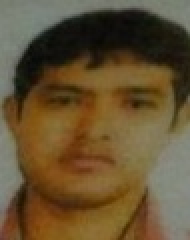
#> input picture backend/test_crop.jpg, 95 x 120 px (shown 2 times larger); its folder holds only this picture in this run
$ python -i face_matcher.py   (imports and definitions only)   (older library calls are emulated)
#> lines starting #> are read from the running program, lines starting #| are printed output that depends on the picture
#> further down, picture is the input picture: shape (120, 95, 3); mean B, G, R 49.7, 81.4, 101

"""
Biometric Face Matching & Anti-Spoofing Liveness Engine
Smart India Hackathon (SIH PS 26188 - Ministry of Home Affairs)

Features:
1. Deep Face Detection on Document Scans & Live Webcam Frames (OpenCV YuNet + Haar fallback)
2. 1:1 Biometric Verification using Deep 128-D SFace Embeddings & Cosine Distance
3. Passive Liveness & Anti-Spoofing Detection (Moiré pattern, texture frequency, color gamut)
4. Base64 Face Cropping & Normalization for UI side-by-side inspection
"""

import io
import os
import cv2
import base64
import logging
import numpy as np
from PIL import Image
from typing import Dict, Any, Optional, Tuple, List

logger = logging.getLogger(__name__)

# Model paths
MODELS_DIR = os.path.join(os.path.dirname(os.path.abspath(__file__)), "models")
YUNET_PATH = os.path.join(MODELS_DIR, "face_detection_yunet.onnx")
SFACE_PATH = os.path.join(MODELS_DIR, "face_recognition_sface.onnx")

# Global model instances
_yunet_detector = None
_sface_recognizer = None
_haar_cascade = None


def _get_haar_cascade():
    """Initializes OpenCV Haar Cascade as a lightweight fallback."""
    global _haar_cascade
    if _haar_cascade is None:
        try:
            cascade_path = cv2.data.haarcascades + "haarcascade_frontalface_default.xml"
            if os.path.exists(cascade_path):
                _haar_cascade = cv2.CascadeClassifier(cascade_path)
        except Exception as e:
            logger.warning(f"Haar cascade load error: {e}")
    return _haar_cascade


def _get_yunet_detector(img_w: int = 320, img_h: int = 320):
    """Initializes and caches OpenCV YuNet Face Detector."""
    global _yunet_detector
    if _yunet_detector is None and os.path.exists(YUNET_PATH) and os.path.getsize(YUNET_PATH) > 10000:
        try:
            _yunet_detector = cv2.FaceDetectorYN.create(
                model=YUNET_PATH,
                config="",
                input_size=(img_w, img_h),
                score_threshold=0.6,
                nms_threshold=0.3,
                top_k=5000
            )
            logger.info("YuNet Face Detector initialized.")
        except Exception as e:
            logger.warning(f"YuNet init failed: {e}")
    if _yunet_detector is not None:
        try:
            _yunet_detector.setInputSize((img_w, img_h))
        except Exception as e:
            logger.warning(f"YuNet setInputSize failed: {e}")
    return _yunet_detector


# [36 lines left out: functions _get_sface_recognizer, _bytes_to_cv2, _cv2_to_base64_jpeg, not called in this run]


def detect_face(img_bgr: np.ndarray) -> Optional[Dict[str, Any]]:
    """
    Detects the primary face in an image with memory-safe scaling.
    Returns bounding box, landmarks, aligned face crop, and confidence.
    """
    if img_bgr is None or img_bgr.size == 0:
        return None

    h, w = img_bgr.shape[:2]
#> h = 120; w = 95

    # Memory-safe scale normalization for YuNet (prevents C++ buffer alloc crashes on cloud containers)
    max_dim = 400
    if max(w, h) > max_dim:
        scale = max_dim / max(w, h)
        work_w = int(w * scale)
        work_h = int(h * scale)
        work_img = cv2.resize(img_bgr, (work_w, work_h), interpolation=cv2.INTER_AREA)
    else:
        scale = 1.0
        work_w, work_h = w, h
#> work_w = 95; work_h = 120
        work_img = img_bgr

    # 1. Try YuNet Deep Detector
    yunet = _get_yunet_detector(work_w, work_h)
    if yunet is not None:
        try:
            yunet.setInputSize((work_w, work_h))
            _, faces = yunet.detect(work_img)
            if faces is not None and len(faces) > 0:
                # Select the largest face by area
                best_face = None
                max_area = 0
                for f in faces:
                    box_w, box_h = f[2], f[3]
                    area = box_w * box_h
                    if area > max_area:
                        max_area = area
                        best_face = f

                if best_face is not None:
                    # Scale coordinates back to original image resolution
                    inv_scale = 1.0 / scale
                    fx = int(best_face[0] * inv_scale)
                    fy = int(best_face[1] * inv_scale)
                    fw = int(best_face[2] * inv_scale)
                    fh = int(best_face[3] * inv_scale)
                    fx = max(0, fx)
                    fy = max(0, fy)
                    fw = min(w - fx, fw)
                    fh = min(h - fy, fh)

                    # Tight facial crop isolating only the face extracted by YuNet
                    margin_x = int(fw * 0.08)
                    margin_y = int(fh * 0.08)
                    crop_x1 = max(0, fx - margin_x)
                    crop_y1 = max(0, fy - margin_y)
                    crop_x2 = min(w, fx + fw + margin_x)
                    crop_y2 = min(h, fy + fh + margin_y)

                    face_crop = img_bgr[crop_y1:crop_y2, crop_x1:crop_x2]
                    conf = float(best_face[14])

                    return {
                        "box": (fx, fy, fw, fh),
                        "crop": face_crop,
                        "raw_face_vector": np.ascontiguousarray(best_face, dtype=np.float32),
                        "work_img": work_img,
                        "confidence": round(conf * 100, 1),
                        "detector": "yunet"
                    }
        except Exception as e:
            logger.warning(f"YuNet detection exception: {e}")

    # 2. Fallback: Haar Cascade or Grayscale Contour Face Search
    gray = cv2.cvtColor(work_img, cv2.COLOR_BGR2GRAY)
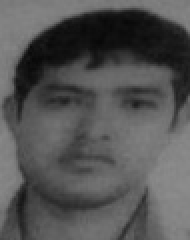
#> gray: shape (120, 95) (shown 2 times larger); min 8, max 140, mean 83.7
    cascade = _get_haar_cascade()
    if cascade is not None:
        try:
            faces = cascade.detectMultiScale(gray, scaleFactor=1.1, minNeighbors=5, minSize=(30, 30))
#> faces = [[9, 22, 76, 76]]
            if len(faces) > 0:
                faces = sorted(faces, key=lambda b: b[2] * b[3], reverse=True)
                inv_scale = 1.0 / scale
                fx = int(faces[0][0] * inv_scale)
#> fx = 9
                fy = int(faces[0][1] * inv_scale)
#> fy = 22
                fw = int(faces[0][2] * inv_scale)
#> fw = 76
                fh = int(faces[0][3] * inv_scale)
#> fh = 76
                margin_x = int(fw * 0.20)
#> margin_x = 15
                margin_y = int(fh * 0.25)
#> margin_y = 19
                crop_x1 = max(0, fx - margin_x)
#> crop_x1 = 0
                crop_y1 = max(0, fy - margin_y)
#> crop_y1 = 3
                crop_x2 = min(w, fx + fw + margin_x)
#> crop_x2 = 95
                crop_y2 = min(h, fy + fh + margin_y)
#> crop_y2 = 117
                face_crop = img_bgr[crop_y1:crop_y2, crop_x1:crop_x2]
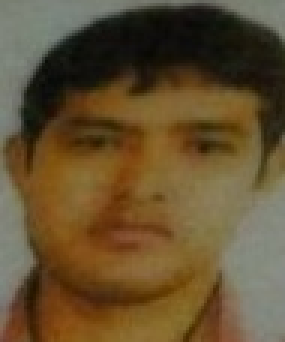
#> face_crop: shape (114, 95, 3) (shown 3 times larger); mean B, G, R 48.1, 80, 99.8

                return {
                    "box": (fx, fy, fw, fh),
                    "crop": face_crop,
                    "raw_face_vector": None,
                    "confidence": 85.0,
                    "detector": "haar_cascade"
                }
        except Exception as e:
            logger.warning(f"Haar cascade detection exception: {e}")

    # 3. Fallback for cropped ID portraits
    if 0.6 <= (w / max(1, h)) <= 1.4 and h >= 80 and w >= 80:
        return {
            "box": (0, 0, w, h),
            "crop": img_bgr,
            "raw_face_vector": None,
            "confidence": 70.0,
            "detector": "portrait_direct"
        }

    return None


# [323 lines left out: functions compute_passive_liveness, _extract_face_feature_vector, match_faces_1to1, not called in this run]

>>> import cv2
>>> picture = cv2.imread('test_crop.jpg')
>>> result = detect_face(picture)
#> result = 5 items
